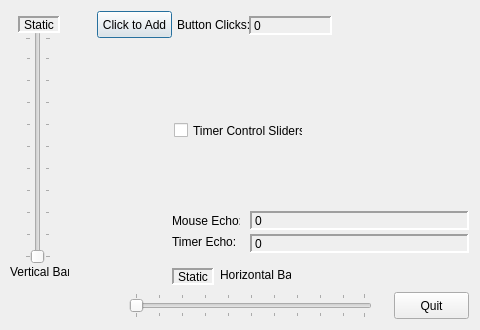
<?xml version="1.0" encoding="UTF-8"?>
<ui version="4.0">
    <class>CTutorialDlg</class>
    <widget class="QDialog" name="CTutorialDlg">
        <property name="geometry">
            <rect>
                <x>0</x>
                <y>0</y>
                <width>480</width>
                <height>330</height>
            </rect>
        </property>
        <property name="windowTitle">
            <string>Application Update GUI Elements</string>
        </property>
        <widget class="QPushButton" name="btn_add">
            <property name="geometry">
                <rect>
                    <x>97</x>
                    <y>11</y>
                    <width>75</width>
                    <height>27</height>
                </rect>
            </property>
            <property name="default">
                <bool>true</bool>
            </property>
            <property name="text">
                <string comment="ID_BTN_ADD">Click to Add</string>
            </property>
        </widget>
        <widget class="QPushButton" name="cancel">
            <property name="geometry">
                <rect>
                    <x>394</x>
                    <y>292</y>
                    <width>75</width>
                    <height>27</height>
                </rect>
            </property>
            <property name="text">
                <string comment="IDCANCEL">Quit</string>
            </property>
        </widget>
        <widget class="QLabel" name="static1">
            <property name="geometry">
                <rect>
                    <x>177</x>
                    <y>18</y>
                    <width>75</width>
                    <height>14</height>
                </rect>
            </property>
            <property name="text">
                <string comment="IDC_STATIC">Button Clicks:</string>
            </property>
        </widget>
        <widget class="QLabel" name="echo_area">
            <property name="geometry">
                <rect>
                    <x>249</x>
                    <y>16</y>
                    <width>83</width>
                    <height>19</height>
                </rect>
            </property>
            <property name="frameShape">
                <enum>QFrame::Panel</enum>
            </property>
            <property name="frameShadow">
                <enum>QFrame::Sunken</enum>
            </property>
            <property name="lineWidth">
                <number>2</number>
            </property>
            <property name="text">
                <string comment="IDC_ECHO_AREA">0</string>
            </property>
        </widget>
        <widget class="QSlider" name="v_slider_bar">
            <property name="geometry">
                <rect>
                    <x>25</x>
                    <y>31</y>
                    <width>26</width>
                    <height>233</height>
                </rect>
            </property>
            <property name="orientation">
                <enum>Qt::Vertical</enum>
            </property>
            <property name="tickPosition">
                <enum>QSlider::TicksBothSides</enum>
            </property>
        </widget>
        <widget class="QSlider" name="h_slider_bar">
            <property name="geometry">
                <rect>
                    <x>129</x>
                    <y>293</y>
                    <width>243</width>
                    <height>25</height>
                </rect>
            </property>
            <property name="orientation">
                <enum>Qt::Horizontal</enum>
            </property>
            <property name="tickPosition">
                <enum>QSlider::TicksBothSides</enum>
            </property>
        </widget>
        <widget class="QLabel" name="static2">
            <property name="geometry">
                <rect>
                    <x>10</x>
                    <y>265</y>
                    <width>59</width>
                    <height>14</height>
                </rect>
            </property>
            <property name="text">
                <string comment="IDC_STATIC">Vertical Bar</string>
            </property>
        </widget>
        <widget class="QLabel" name="static3">
            <property name="geometry">
                <rect>
                    <x>220</x>
                    <y>268</y>
                    <width>71</width>
                    <height>14</height>
                </rect>
            </property>
            <property name="text">
                <string comment="IDC_STATIC">Horizontal Bar</string>
            </property>
        </widget>
        <widget class="QLabel" name="v_slider_echo">
            <property name="geometry">
                <rect>
                    <x>18</x>
                    <y>16</y>
                    <width>42</width>
                    <height>17</height>
                </rect>
            </property>
            <property name="alignment">
                <set>Qt::AlignHCenter</set>
            </property>
            <property name="frameShape">
                <enum>QFrame::Panel</enum>
            </property>
            <property name="frameShadow">
                <enum>QFrame::Sunken</enum>
            </property>
            <property name="lineWidth">
                <number>2</number>
            </property>
            <property name="text">
                <string comment="IDC_V_SLIDER_ECHO">Static</string>
            </property>
        </widget>
        <widget class="QLabel" name="h_slider_echo">
            <property name="geometry">
                <rect>
                    <x>172</x>
                    <y>268</y>
                    <width>42</width>
                    <height>17</height>
                </rect>
            </property>
            <property name="alignment">
                <set>Qt::AlignHCenter</set>
            </property>
            <property name="frameShape">
                <enum>QFrame::Panel</enum>
            </property>
            <property name="frameShadow">
                <enum>QFrame::Sunken</enum>
            </property>
            <property name="lineWidth">
                <number>2</number>
            </property>
            <property name="text">
                <string comment="IDC_H_SLIDER_ECHO">Static</string>
            </property>
        </widget>
        <widget class="QLabel" name="timerecho">
            <property name="geometry">
                <rect>
                    <x>250</x>
                    <y>234</y>
                    <width>219</width>
                    <height>19</height>
                </rect>
            </property>
            <property name="frameShape">
                <enum>QFrame::Panel</enum>
            </property>
            <property name="frameShadow">
                <enum>QFrame::Sunken</enum>
            </property>
            <property name="lineWidth">
                <number>2</number>
            </property>
            <property name="text">
                <string comment="IDC_TIMERECHO">0</string>
            </property>
        </widget>
        <widget class="QLabel" name="mouseecho">
            <property name="geometry">
                <rect>
                    <x>250</x>
                    <y>211</y>
                    <width>219</width>
                    <height>19</height>
                </rect>
            </property>
            <property name="frameShape">
                <enum>QFrame::Panel</enum>
            </property>
            <property name="frameShadow">
                <enum>QFrame::Sunken</enum>
            </property>
            <property name="lineWidth">
                <number>2</number>
            </property>
            <property name="text">
                <string comment="IDC_MOUSEECHO">0</string>
            </property>
        </widget>
        <widget class="QLabel" name="static4">
            <property name="geometry">
                <rect>
                    <x>172</x>
                    <y>235</y>
                    <width>68</width>
                    <height>14</height>
                </rect>
            </property>
            <property name="text">
                <string comment="IDC_STATIC">Timer Echo:</string>
            </property>
        </widget>
        <widget class="QLabel" name="static5">
            <property name="geometry">
                <rect>
                    <x>172</x>
                    <y>214</y>
                    <width>68</width>
                    <height>14</height>
                </rect>
            </property>
            <property name="text">
                <string comment="IDC_STATIC">Mouse Echo:</string>
            </property>
        </widget>
        <widget class="QCheckBox" name="timer_control_sliders">
            <property name="geometry">
                <rect>
                    <x>174</x>
                    <y>122</y>
                    <width>129</width>
                    <height>17</height>
                </rect>
            </property>
            <property name="text">
                <string comment="IDC_TIMER_CONTROL_SLIDERS">Timer Control Sliders</string>
            </property>
        </widget>
    </widget>
    <resources />
    <connections />
</ui>
